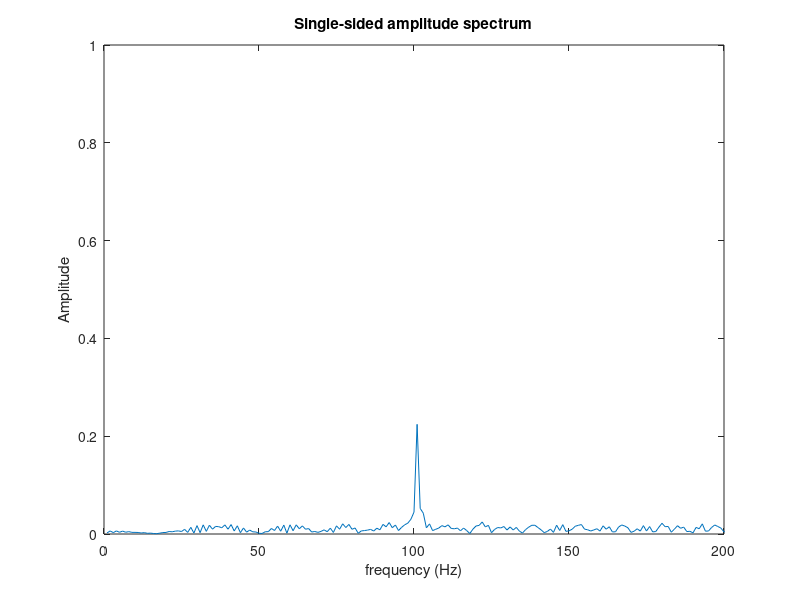
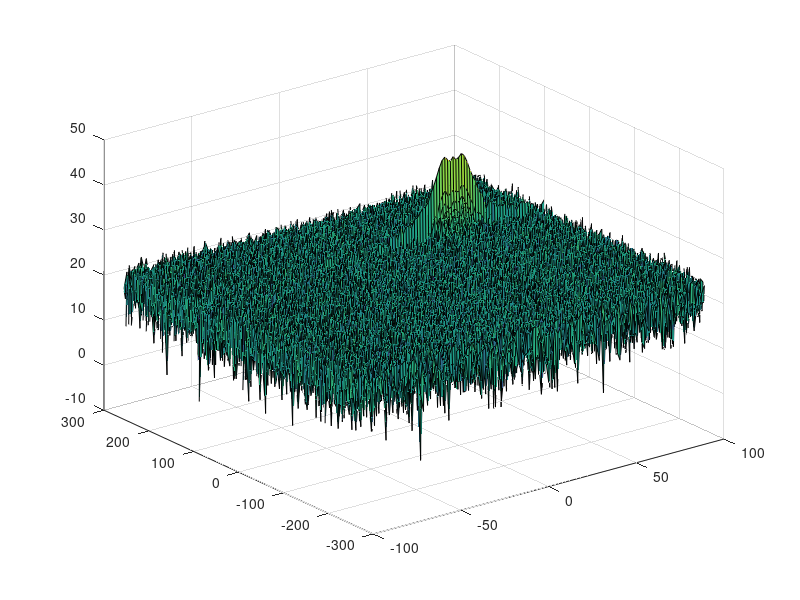

MATLAB code for these plots, in order: (Note: a time limit stopped this script after it produced the figures.)
% Author: Judy Z 
clear all
clc;

%% Radar Specifications 
fc = 77e9; %e9 to bring to GHz
max_range = 200; %meters
range_resolution = 1; %meters
max_velocity = 70; %meters per second
speed_of_light = 3e8; % meters per second 
velocity_resolution = 3; % m/s
%% User Defined Range and Velocity of target
target_initial_position = 100; % meters 
target_initial_velocity = 50;    
%% FMCW Waveform Generation
% Design the FMCW waveform by giving the specs of each of its parameters.
% Calculate the Bandwidth (B), Chirp Time (Tchirp) and Slope (slope) of the FMCW
% chirp using the requirements above.

%Operating carrier frequency of Radar 
sweep_bandwidth = speed_of_light/(2*range_resolution);
sweep_time_factor = 5.5;
round_trip_time = 2 * max_range / speed_of_light; 
chirp_time = sweep_time_factor * round_trip_time; 
slope = sweep_bandwidth / chirp_time; %slope of FMCW chirp
%The number of chirps in one sequence. Its ideal to have 2^ value for the ease of running the FFT
%for Doppler Estimation. 
Nd=128;                   % #of doppler cells OR #of sent periods % number of chirps

%The number of samples on each chirp. 
Nr=1024;                  %for length of time OR # of range cells

% Timestamp for running the displacement scenario for every sample on each
% chirp
t=linspace(0,Nd*chirp_time,Nr*Nd); %total time for samples

%Creating the vectors for Tx, Rx and Mix based on the total samples input.
Tx=zeros(1,length(t)); %transmitted signal
Rx=zeros(1,length(t)); %received signal
Mix = zeros(1,length(t)); %beat signal

%Similar vectors for range_covered and time delay.
range_covered=zeros(1,length(t));
time_delay=zeros(1,length(t));


%% Signal generation and Moving Target simulation
% Running the radar scenario over the time. 

for i=1:length(t)         
    %For each time stamp update the Range of the Target for constant velocity. 
    range_covered(i) = target_initial_position + (target_initial_velocity*t(i));
    time_delay(i) = (2*range_covered(i))/speed_of_light;%time used for signal to leave source, reach target and get back to source
    %For each time sample we need update the transmitted and
    %received signal. 
    Tx(i) = cos(2*pi*(fc*t(i) + 0.5*slope*t(i)^2));
    dt = t(i)-time_delay(i);
    Rx(i) = cos(2*pi*(fc*dt + 0.5*slope*dt^2));
 
    %Now by mixing the Transmit and Receive generate the beat signal
    %This is done by element wise matrix multiplication of Transmit and
    %Receiver Signal
    Mix(i) = Tx(i).*Rx(i);
    
end

%% RANGE MEASUREMENT
%reshape the vector into Nr*Nd array. Nr and Nd here would also define the size of
%Range and Doppler FFT respectively.
Mix = reshape(Mix, [Nr, Nd]);

%run the FFT on the beat signal along the range bins dimension (Nr) and
%normalize.
signal_fft = fft(Mix, Nr);
%scale it by dividing the fft result by the length of the time-domain signal
signal_fft = signal_fft./Nr;
% Take the absolute value of FFT output
signal_fft = abs(signal_fft);
% Output of FFT is double sided signal, but we are interested in only one side of the spectrum.
% Hence we throw out half of the samples.
signal_fft = signal_fft(1:Nr/2);

%plotting the range
figure ('Name','Range from First FFT')
% plot FFT output 
plot(signal_fft);
axis ([0 200 0 1]);
title('Single-sided amplitude spectrum');
xlabel('frequency (Hz)');
ylabel('Amplitude');
saveas(gcf,'./images/FFT_result.png');

%% RANGE DOPPLER RESPONSE
% The 2DFFT on the mixed signal (beat signal) outputs and generates 
% a range doppler map.

% Range Doppler Map Generation.

% The output of the 2D FFT is an image that has reponse in the range and
% doppler FFT bins. So, it is important to convert the axis from bin sizes
% to range and doppler based on their Max values.

Mix=reshape(Mix,[Nr,Nd]);

% 2D FFT using the FFT size for both dimensions.
sig_fft2 = fft2(Mix,Nr,Nd);

% Taking just one side of signal from Range dimension.
sig_fft2 = sig_fft2(1:Nr/2,1:Nd);
sig_fft2 = fftshift (sig_fft2);
RDM = abs(sig_fft2);
RDM = 10*log10(RDM) ;

%use the surf function to plot the output of 2DFFT and to show axis in both
%dimensions
doppler_axis = linspace(-100,100,Nd);
range_axis = linspace(-200,200,Nr/2)*((Nr/2)/400);
figure,surf(doppler_axis,range_axis,RDM);
saveas(gcf,'./images/2D_FFT.png');

%% CFAR implementation
%Slide Window through the complete Range Doppler Map (RDM)
%Select the number of Training Cells in both the dimensions.
num_training_range = 12;
num_training_doppler = 3;
%Select the number of Guard Cells in both dimensions around the Cell under 
%test (CUT) for accurate estimation
num_guard_range = 4;
num_guard_doppler = 1;
% offset the threshold by SNR value in dB
offset = 10; 

%design a loop such that it slides the CUT across range doppler map by
%giving margins at the edges for Training and Guard Cells.
%For every iteration sum the signal level within all the training
%cells. To sum convert the value from logarithmic to linear using db2pow
%function. Average the summed values for all of the training
%cells used. After averaging convert it back to logarithimic using pow2db.
%Further add the offset to it to determine the threshold. Next, compare the
%signal under CUT with this threshold. If the CUT level > threshold assign
%it a value of 1, else equate it to 0.
CFAR = zeros(size(RDM)); 

range_train_guard = num_training_range + num_guard_range; 
doppler_train_guard = num_training_doppler + num_guard_doppler;
min_range_idx = range_train_guard + 1;
max_range_idx = Nr /2 - range_train_guard;
min_doppler_idx = doppler_train_guard + 1;
max_doppler_idx = Nd - doppler_train_guard;

% number of cells in train, guard and CUT 
train_block_size = (2*range_train_guard+1) * (2*doppler_train_guard+1); 
guard_block_size = (2*num_guard_range+1)*(2*num_guard_doppler+1);
num_train_cells = train_block_size - guard_block_size; 
        
% Use RDM[x,y] as the matrix from the output of 2D FFT to implement CFAR
for range_idx = min_range_idx : max_range_idx
    for doppler_idx = min_doppler_idx : max_doppler_idx
        sum_noise_level = 0;
        r_min = range_idx - range_train_guard;
        r_max = range_idx + range_train_guard;
        d_min = doppler_idx - doppler_train_guard;
        d_max = doppler_idx + doppler_train_guard;
        for r_id = r_min : r_max
            for d_id = d_min : d_max
                is_train_cell = (abs(range_idx - r_id) > num_guard_range || abs(doppler_idx - d_id) > num_guard_doppler);
                if is_train_cell
                    cur_noise = db2pow(RDM(r_id, d_id)); 
                    sum_noise_level = sum_noise_level + cur_noise; 
                end
            end
        end
        % average noise level
        avg_noise_level = sum_noise_level/num_train_cells;
  
        % calculate threshold 
        thresh = pow2db(avg_noise_level);
        thresh = thresh + offset;
        
        CUT = RDM(range_idx, doppler_idx);
        
        if CUT > thresh
            CFAR(range_idx, doppler_idx) = 1;
        end
    end
end

% The process above will generate a thresholded block, which is smaller
% than the Range Doppler Map as the CUT cannot be located at the edges of
% matrix. Hence,few cells will not be thresholded. CFAR has those values  
% set to 0, to keep the map size same
  
%display the CFAR output using the Surf function like we did for Range
%Doppler Response output.
figure('Name', '2D CFAR');
surf(doppler_axis,range_axis, CFAR);
colorbar;
saveas(gcf,'./images/CFAR_result.png')

 
 
